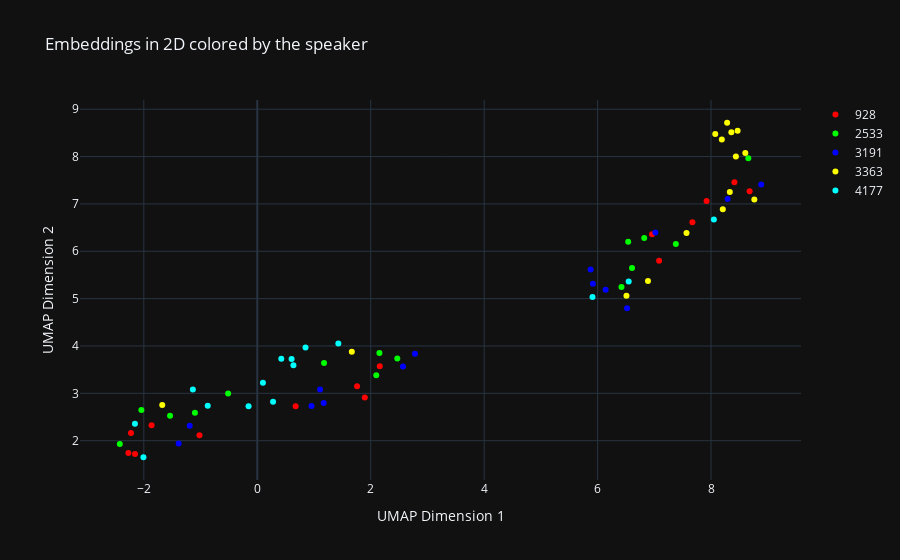

Notebook code for this chart:
### Code cell
fig = create_fig(labels, umap_result, utt_metadata, title="Embeddings in 2D colored by the speaker")
fig.show()

### Figure 1 — Plotly figure (JSON) as saved in the notebook; plotly's stock layout.template omitted (floating-point values rounded to 4 significant figures)
{"data": [{"hoverinfo": "text", "line": {"color": "rgb(255,0,0)"}, "mode": "markers", "name": "928", "text": ["comm_arabic_1884556.wav", "comm_arabic_1965863.wav", "comm_arabic_6541755.wav", "clean_arabic_5520100.wav", "background_arabic_3647699.wav", "clean_arabic_6146955.wav", "background_arabic_3081309.wav", "comm_arabic_2542920.wav", "comm_arabic_5340671.wav", "background_arabic_2664838.wav", "comm_arabic_5374064.wav", "background_arabic_7323824.wav", "clean_arabic_8173692.wav", "background_arabic_4693695.wav", "background_arabic_7996000.wav"], "x": [7.921, 8.412, 6.96, -1.019, -1.863, 1.76, -2.272, 7.085, 7.671, -2.226, 1.896, 0.676, 8.68, -2.155, 2.159], "y": [7.062, 7.458, 6.36, 2.115, 2.326, 3.148, 1.738, 5.798, 6.612, 2.16, 2.912, 2.729, 7.267, 1.718, 3.572], "type": "scatter"}, {"hoverinfo": "text", "line": {"color": "rgb(0,255,0)"}, "mode": "markers", "name": "2533", "text": ["background_russian_9591282.wav", "background_russian_5590864.wav", "background_russian_3181730.wav", "background_russian_5988172.wav", "background_russian_3315710.wav", "background_russian_4085978.wav", "clean_russian_0877764.wav", "background_russian_8561032.wav", "background_russian_1949810.wav", "clean_russian_1029247.wav", "background_russian_7492036.wav", "background_russian_6866294.wav", "background_russian_1123838.wav", "background_russian_0731480.wav", "background_russian_6743820.wav"], "x": [-2.043, -2.423, -1.099, 6.607, 6.822, -1.537, 2.153, 7.379, 2.469, 2.098, 1.177, 8.657, -0.5132, 6.539, 6.421], "y": [2.648, 1.931, 2.589, 5.649, 6.279, 2.529, 3.853, 6.156, 3.735, 3.384, 3.643, 7.965, 2.998, 6.202, 5.244], "type": "scatter"}, {"hoverinfo": "text", "line": {"color": "rgb(0,0,255)"}, "mode": "markers", "name": "3191", "text": ["clean_russian_6328915.wav", "comm_russian_2006849.wav", "background_russian_2983962.wav", "clean_russian_3018610.wav", "background_russian_7608580.wav", "background_russian_6098442.wav", "background_russian_7546621.wav", "comm_russian_1298927.wav", "clean_russian_3984275.wav", "comm_russian_4426066.wav", "clean_russian_2849697.wav", "comm_russian_9805523.wav", "background_russian_8924221.wav", "clean_russian_9477530.wav"], "x": [2.569, 6.141, -1.386, 8.884, 0.9566, 1.171, -1.191, 6.519, 5.878, 7.019, 2.78, 8.293, 1.107, 5.917], "y": [3.566, 5.185, 1.943, 7.409, 2.731, 2.798, 2.314, 4.799, 5.613, 6.397, 3.838, 7.105, 3.08, 5.316], "type": "scatter"}, {"hoverinfo": "text", "line": {"color": "rgb(255,255,0)"}, "mode": "markers", "name": "3363", "text": ["clean_turkish_0403581.wav", "background_turkish_8027894.wav", "comm_turkish_8911747.wav", "comm_turkish_4740773.wav", "clean_turkish_9062151.wav", "background_turkish_9111499.wav", "clean_turkish_0542143.wav", "clean_turkish_3391258.wav", "background_turkish_7474942.wav", "comm_turkish_2509805.wav", "comm_turkish_6682928.wav", "comm_turkish_4452360.wav", "clean_turkish_9369344.wav", "background_turkish_9962499.wav", "clean_turkish_6465080.wav"], "x": [8.438, 1.667, 8.468, 8.19, 8.763, 7.567, 6.509, 8.331, -1.675, 8.207, 8.358, 8.604, 6.888, 8.074, 8.283], "y": [8.001, 3.876, 8.544, 8.358, 7.096, 6.388, 5.06, 7.251, 2.755, 6.889, 8.514, 8.074, 5.374, 8.479, 8.715], "type": "scatter"}, {"hoverinfo": "text", "line": {"color": "rgb(0,255,255)"}, "mode": "markers", "name": "4177", "text": ["background_russian_5218532.wav", "clean_russian_6808381.wav", "clean_russian_1461122.wav", "clean_russian_9411591.wav", "background_russian_7122144.wav", "clean_russian_5656834.wav", "clean_russian_6190010.wav", "background_russian_8287341.wav", "comm_russian_3912913.wav", "comm_russian_7457022.wav", "clean_russian_7890459.wav", "background_russian_1834021.wav", "background_russian_9729429.wav", "background_russian_9504530.wav", "background_russian_6676062.wav"], "x": [0.6049, -0.8732, 0.8508, 6.548, 5.91, 0.6377, 0.09975, -2.007, 1.43, -2.156, -0.153, -1.135, 8.05, 0.2784, 0.4238], "y": [3.723, 2.74, 3.97, 5.36, 5.034, 3.594, 3.226, 1.65, 4.053, 2.355, 2.729, 3.079, 6.672, 2.82, 3.732], "type": "scatter"}], "layout": {"title": {"text": "Embeddings in 2D colored by the speaker"}, "xaxis": {"title": {"text": "UMAP Dimension 1"}}, "yaxis": {"title": {"text": "UMAP Dimension 2"}}}}
